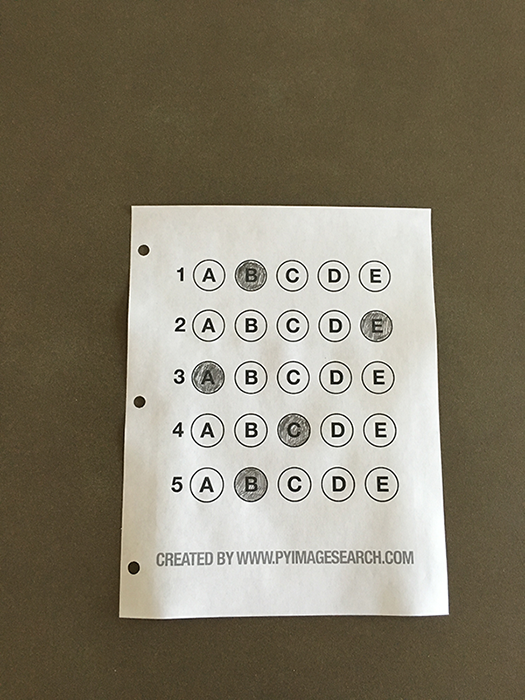
#> input picture img/test_01.png, 525 x 700 px
$ python get_answer.py
#> lines starting #> are read from the running program, lines starting #| are printed output that depends on the picture; after the words box and inside, x2 and y2 are one past the last pixel; in counts of white or black regions, pixels touching at a corner belong together
import cv2
import numpy as np

ANSWER_KEY = {0: 1, 1: 4, 2: 0, 3: 3, 4: 1}


def sort_contours(cnts, method="left-to-right"):
    reverse = False
    i = 0
    if method == "right-to-left" or method == "bottom-to-top":
        reverse = True
    if method == "top-to-bottom" or method == "bottom-to-top":
        i = 1
    boundingBoxes = [cv2.boundingRect(c) for c in cnts]
    (cnts, boundingBoxes) = zip(*sorted(zip(cnts, boundingBoxes),
                                        key=lambda b: b[1][i], reverse=reverse))
    return cnts, boundingBoxes


def four_point_transform(image, pts):
    # 获取输入坐标点
    rect = order_points(pts)
    (tl, tr, br, bl) = rect

    # 计算输入的w和h值
    widthA = np.sqrt(((br[0] - bl[0]) ** 2) + ((br[1] - bl[1]) ** 2))
    widthB = np.sqrt(((tr[0] - tl[0]) ** 2) + ((tr[1] - tl[1]) ** 2))
    maxWidth = max(int(widthA), int(widthB))

    heightA = np.sqrt(((tr[0] - br[0]) ** 2) + ((tr[1] - br[1]) ** 2))
    heightB = np.sqrt(((tl[0] - bl[0]) ** 2) + ((tl[1] - bl[1]) ** 2))
    maxHeight = max(int(heightA), int(heightB))

    dst = np.array([
        [0, 0],
        [maxWidth - 1, 0],
        [maxWidth - 1, maxHeight - 1],
        [0, maxHeight - 1]
    ], dtype="float32")

    M = cv2.getPerspectiveTransform(rect, dst)
    warped = cv2.warpPerspective(image, M, (maxWidth, maxHeight))
    return warped


def order_points(pts):
    # 一共4个坐标点
    rect = np.zeros((4, 2), dtype="float32")

    # 按顺序找到对应坐标0123分别是 左上，右上，右下，左下
    # 计算左上，右下
    s = pts.sum(axis=1)
    rect[0] = pts[np.argmin(s)]
    rect[2] = pts[np.argmax(s)]

    # 计算右上和左下
    diff = np.diff(pts, axis=1)
    rect[1] = pts[np.argmin(diff)]
    rect[3] = pts[np.argmax(diff)]

    return rect


img = cv2.imread('./img/test_01.png')
#> img is the input picture: shape (700, 525, 3); mean B, G, R 104.7, 123.2, 130.7
image = img.copy()
gray = cv2.cvtColor(img, cv2.COLOR_BGR2GRAY)
blured = cv2.GaussianBlur(gray, (5, 5), 0)
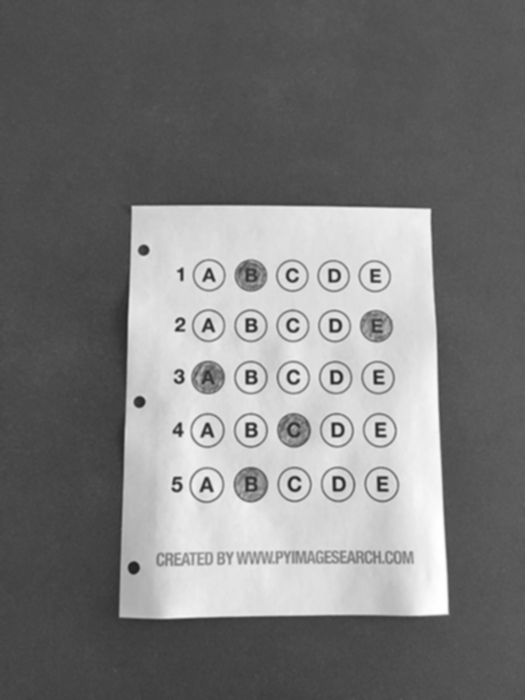
#> blured: shape (700, 525); min 34, max 255, mean 123.4
cv2.imshow('blured', blured)
edges = cv2.Canny(blured, 75, 200)
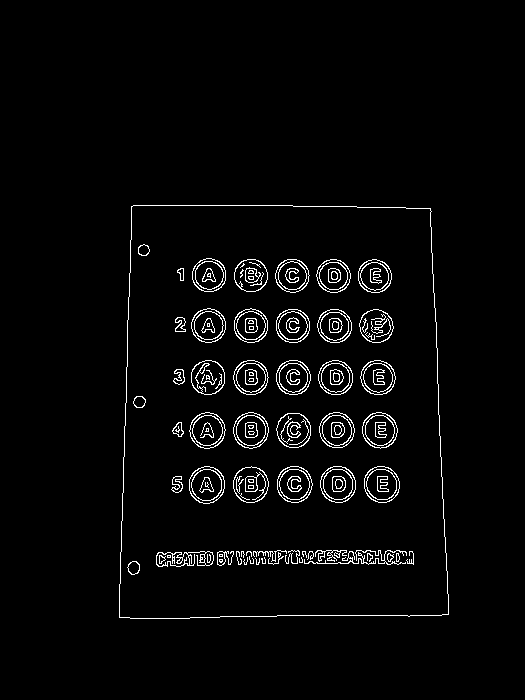
#> edges: shape (700, 525); 2.9% white in thin lines or dots, all inside (x1, y1, x2, y2) = (119, 205, 449, 619)
# cv2.imshow('edges', edges)

contours, hierarchy = cv2.findContours(edges.copy(), cv2.RETR_EXTERNAL, cv2.CHAIN_APPROX_SIMPLE)
#> contours = 1 contour; box (x1, y1, x2, y2) and area: (119, 205, 449, 619) 128732
cv2.drawContours(image, contours, -1, (0, 255, 0), 3)
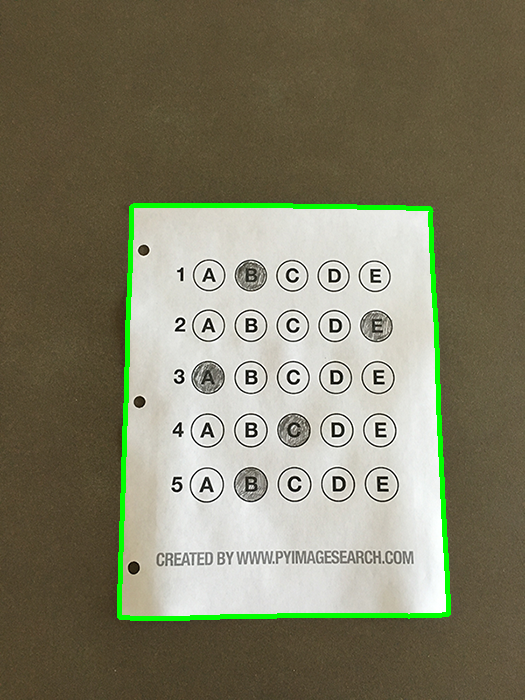
#> image: shape (700, 525, 3); 1.96% of pixels changed, all inside (x1, y1, x2, y2) = (117, 203, 451, 621)
# cv2.imshow('contours', image)

if len(contours) > 0:
    contours = sorted(contours, key=cv2.contourArea, reverse=True)
    # 遍历每一个轮廓
    for c in contours:
        # 近似
        peri = cv2.arcLength(c, True)
        approx = cv2.approxPolyDP(c, 0.02 * peri, True)
        # 准备做透视变换
        if len(approx) == 4:
            docCnt = approx
            break
#> this loop made 1 pass
#> (peri, docCnt) on pass 1: (1462.8, [[131, 206], [119, 617], [448, 614], [430, 208]])
# 执行透视变换
warped = four_point_transform(gray, docCnt.reshape(4, 2))
#> in order_points, `s = pts.sum(axis=1)`: s = [337, 736, 1062, 638]
#> in order_points, `diff = np.diff(pts, axis=1)`: diff = [75, 498, 166, -222]
#> in four_point_transform, `rect = order_points(pts)`: rect = [[131, 206], [430, 208], [448, 614], [119, 617]]
#> in four_point_transform, `(tl, tr, br, bl) = rect`: tl = [131, 206]; tr = [430, 208]; br = [448, 614]; bl = [119, 617]
#> in four_point_transform, `widthA = np.sqrt(((br[0] - bl[0]) ** 2) + ((br[1] - bl[1]) ** 2))`: widthA = 329
#> in four_point_transform, `widthB = np.sqrt(((tr[0] - tl[0]) ** 2) + ((tr[1] - tl[1]) ** 2))`: widthB = 299
#> in four_point_transform, `maxWidth = max(int(widthA), int(widthB))`: maxWidth = 329
#> in four_point_transform, `heightA = np.sqrt(((tr[0] - br[0]) ** 2) + ((tr[1] - br[1]) ** 2))`: heightA = 406.4
#> in four_point_transform, `heightB = np.sqrt(((tl[0] - bl[0]) ** 2) + ((tl[1] - bl[1]) ** 2))`: heightB = 411.2
#> in four_point_transform, `maxHeight = max(int(heightA), int(heightB))`: maxHeight = 411
#> in four_point_transform, `dst = np.array([ [0, 0], [maxWidth - 1, 0], [maxWidth - 1, maxHeight -..`: dst = [[0, 0], [328, 0], [328, 410], [0, 410]]
#> in four_point_transform, `M = cv2.getPerspectiveTransform(rect, dst)`: M = [[1.14, 0.0332, -155.6], [-0.00769, 1.15, -235.9], [-4.2e-05, 0.000256, 1]]
# cv2.imshow("Warped", warped)
# Otsu's 阈值处理
thresh = cv2.threshold(warped, 0, 255, cv2.THRESH_BINARY_INV | cv2.THRESH_OTSU)[1]
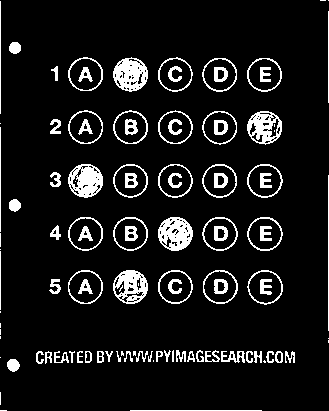
#> thresh: shape (411, 329); 9.5% white; 107 white regions (23 under 20 px)
# cv2.imshow("Thresh", thresh)
thresh_img = thresh.copy()
# 找到每一个圆圈轮廓
contours, hierarchy = cv2.findContours(thresh_img, cv2.RETR_EXTERNAL, cv2.CHAIN_APPROX_SIMPLE)
#> contours = 82 contours, 32 with area under 20; largest, box (x1, y1, x2, y2) and area: (247, 270, 283, 305) 910, (247, 217, 283, 251) 905, (203, 270, 238, 304) 901, (68, 270, 103, 304) 901, (202, 217, 238, 251) 900
cv2.drawContours(thresh_img, contours, -1, (0, 255, 0), 3)
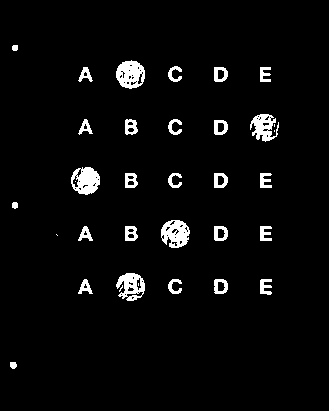
#> thresh_img: shape (411, 329); 3.9% white; 34 white regions (6 under 20 px)
cv2.imshow("Contours", thresh_img)
# 遍历
questioncnts = []
for c in contours:
    # 计算比例和大小
    (x, y, w, h) = cv2.boundingRect(c)
    ar = w / float(h)
    # 根据实际情况指定标准

    if w >= 20 and h >= 20 and ar >= 0.9 and ar <= 1.1:
        questioncnts.append(c)
#> this loop made 82 passes
#> (x, y, w, h, ar) on passes 4, 6, 7, 8, 9, 10, 11, 12, 13, 14, 15, 16: (263, 360, 3, 3, 1), (7, 359, 13, 13, 1), (0, 357, 1, 1, 1), (285, 351, 10, 12, 0.833), (275, 351, 8, 12, 0.667), (266, 351, 8, 12, 0.667), (254, 351, 8, 12, 0.667), (246, 351, 7, 12, 0.583), (221, 351, 24, 12, 2), (187, 351, 8, 11, 0.727), (156, 351, 7, 11, 0.636), (148, 351, 5, 11, 0.455)
#> (c, x, y, w, h, ar) on passes 1, 2, 3, 5, 33, 35: ([[130, 410], [261, 410]], 130, 410, 132, 1, 132), ([[0, 410], [6, 410]], 0, 410, 7, 1, 7), ([[0, 392], [0, 404]], 0, 392, 1, 13, 0.0769), ([[153, 360], [153, 361]], 153, 360, 1, 2, 0.5), ([[173, 350], [172, 351], [172, 361], [173, 361]], 172, 350, 2, 12, 0.167), ([[328, 340], [328, 342]], 328, 340, 1, 3, 0.333)
#> after the loop, questioncnts = 25 contours; largest, box (x1, y1, x2, y2) and area: (247, 270, 283, 305) 910, (247, 217, 283, 251) 905, (203, 270, 238, 304) 901, (68, 270, 103, 304) 901, (202, 217, 238, 251) 900

# 按照从上到下进行排序
questionCnts = sort_contours(questioncnts,
                             method="top-to-bottom")[0]
#> in sort_contours, `boundingBoxes = [cv2.boundingRect(c) for c in cnts]`: boundingBoxes = 25 items, first 6: (247, 270, 36, 35), (203, 270, 35, 34), (158, 270, 35, 34), (113, 270, 35, 34), (68, 270, 35, 34), (247, 217, 36, 34)
#> in sort_contours, `(cnts, boundingBoxes) = zip(*sorted(zip(cnts, boundingBoxes), key=lamb..`: cnts = 25 contours; largest, box (x1, y1, x2, y2) and area: (247, 270, 283, 305) 910, (247, 217, 283, 251) 905, (203, 270, 238, 304) 901, (68, 270, 103, 304) 901, (247, 164, 283, 198) 900; boundingBoxes = 25 items, first 6: (158, 57, 35, 35), (113, 57, 35, 35), (68, 57, 35, 34), (247, 58, 35, 34), (202, 58, 35, 34), (158, 110, 35, 34)
#> questionCnts has the same summary as cnts in sort_contours
correct = 0
# 每排有5个选项
for (q, i) in enumerate(np.arange(0, len(questionCnts), 5)):
    # 排序
    cnts = sort_contours(questionCnts[i:i + 5])[0]
    bubbled = None

    # 遍历每一个结果
    for (j, c) in enumerate(cnts):
        # 使用mask来判断结果
        mask = np.zeros(thresh.shape, dtype="uint8")
        cv2.drawContours(mask, [c], -1, 255, -1)  # -1表示填充
        cv2.imshow('mask', mask)
        # 通过计算非零点数量来算是否选择这个答案
        mask = cv2.bitwise_and(thresh, thresh, mask=mask)
        total = cv2.countNonZero(mask)

        # 通过阈值判断
        if bubbled is None or total > bubbled[0]:
            bubbled = (total, j)

    # 对比正确答案
    color = (0, 0, 255)
    k = ANSWER_KEY[q]

    # 判断正确
    if k == bubbled[1]:
        color = (0, 255, 0)
        correct += 1

    # 绘图
    cv2.drawContours(warped, [cnts[k]], -1, color, 3)
#> this loop made 5 passes
#> (color, k) on passes 1 to 5: ((0, 255, 0), 1), ((0, 255, 0), 4), ((0, 255, 0), 0), ((0, 0, 255), 3), ((0, 255, 0), 1)
#> mask: shape (411, 329); 0.23% white; 2 white regions, box (x1, y1, x2, y2) and area: (247, 270, 283, 305) 184, (260, 279, 272, 295) 133
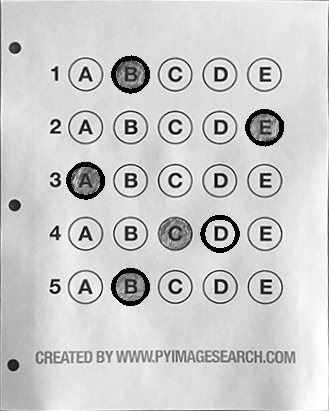
#> warped: shape (411, 329); min 0, max 255, mean 203.4
#> after the loop, correct = 4

score = (correct / 5.0) * 100
#> score = 80
print("[INFO] score: {:.2f}%".format(score))
#| [INFO] score: 80.00%
cv2.putText(warped, "{:.2f}%".format(score), (10, 30),
            cv2.FONT_HERSHEY_SIMPLEX, 0.9, (0, 0, 255), 2)
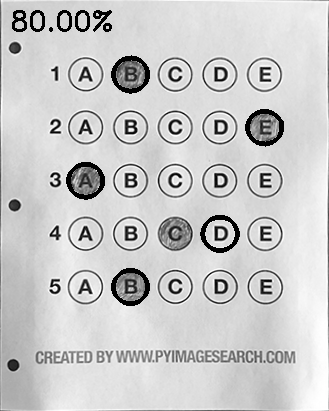
#> warped: shape (411, 329); 0.66% of pixels changed, all inside (x1, y1, x2, y2) = (12, 10, 112, 32)
cv2.imshow("Original", image)
cv2.imshow("Exam", warped)

cv2.waitKey(0)
cv2.destroyAllWindows()
